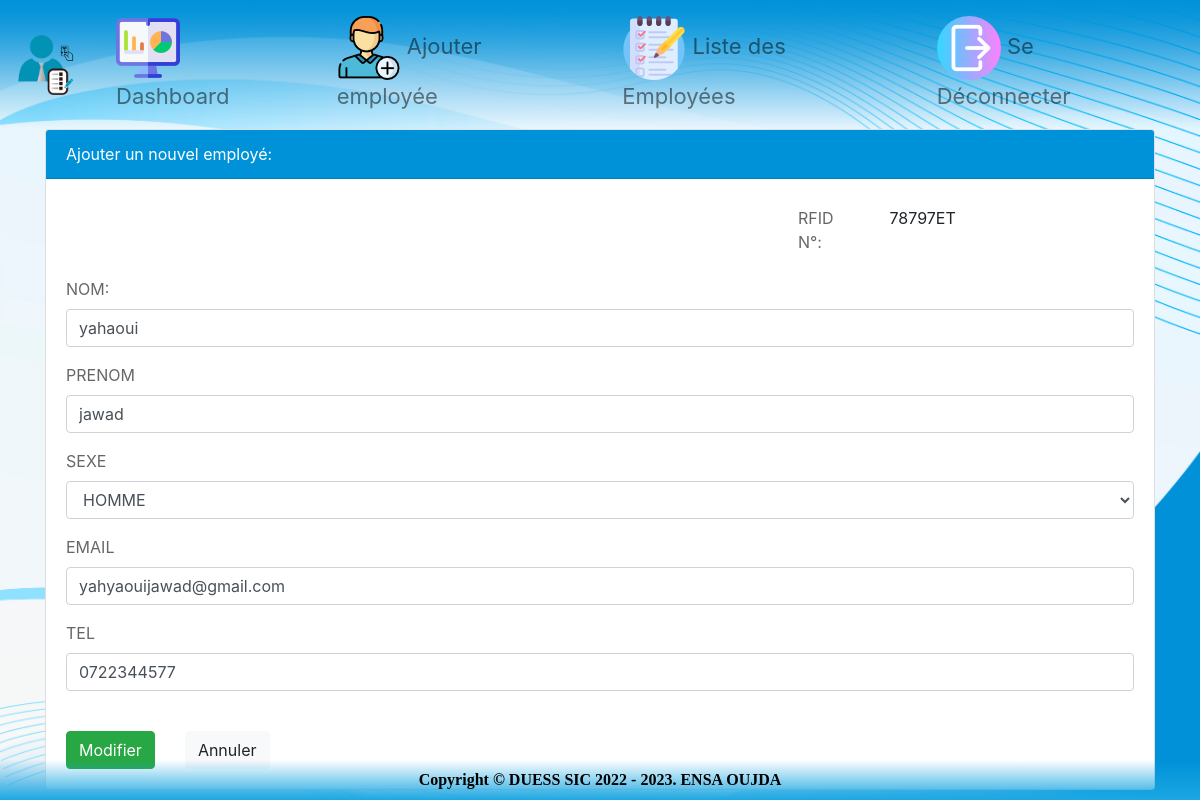
The page /update_employe/2 on the database as committed earlier.
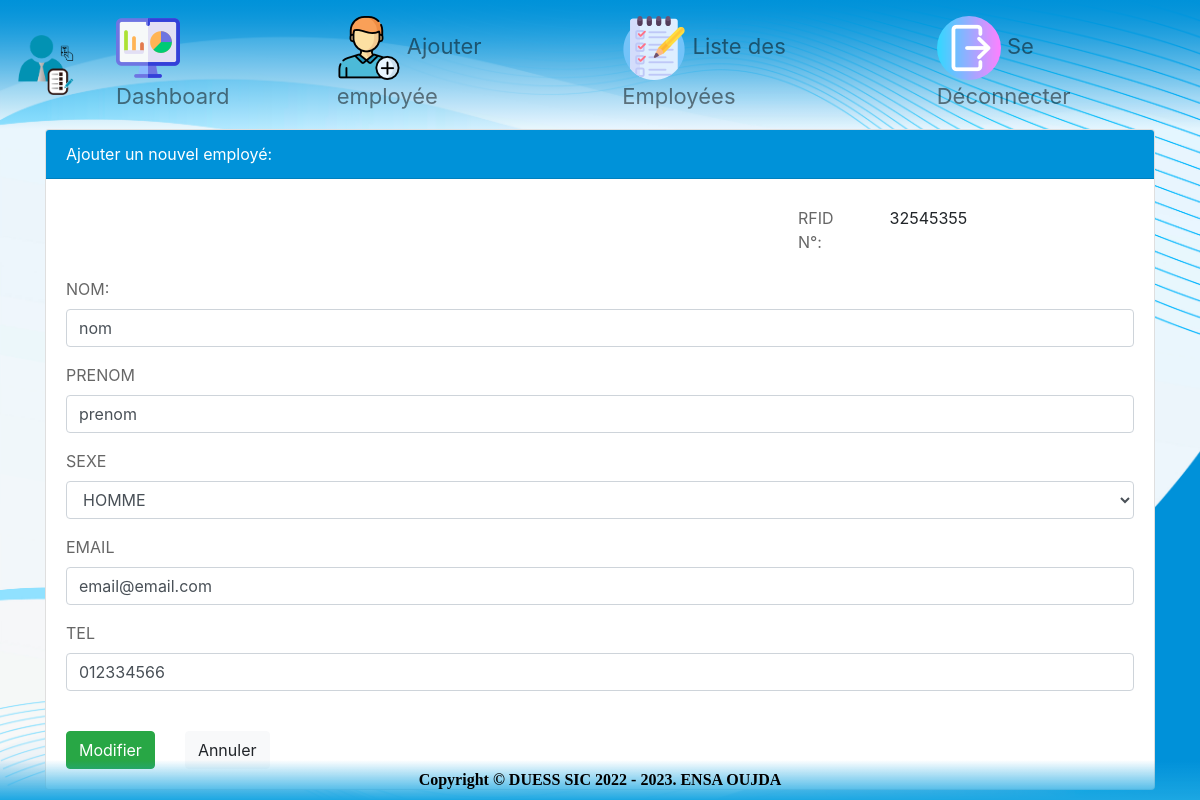
The same page on the database as committed later.
### app/models.py (models this page shows, shortened)
class Employe(models.Model):
    nom = models.CharField(max_length=50)
    prenom = models.CharField(max_length=50)
    SEXE = [
        ("HOMME", "Homme"),
        ("FEMME", "Femme"),
    ]
    sexe = models.CharField(max_length=5, choices=SEXE)
    email = models.EmailField(max_length=254)
    tel = models.CharField(max_length=20)
    date_enregistrement = models.DateTimeField(auto_now_add=True)
    num_rfid = models.CharField(max_length=20, unique=True)

### app/views.py (the view)
# urls.py: path("update_employe/<int:pk>", views.update_employe, name="update_employe"),
def update_employe(request, pk):
    if request.method == 'POST':
        employe = get_object_or_404(Employe, pk=pk)
        new_nom = request.POST.get('nom')
        new_prenom = request.POST.get('prenom')
        new_sexe = request.POST.get('sexe')
        new_email = request.POST.get('email')
        new_tel = request.POST.get('tel')
        employe.nom = new_nom
        employe.prenom = new_prenom
        employe.sexe = new_sexe
        employe.email = new_email
        employe.tel = new_tel
        employe.save()
        return render(request, 'update_employe.html', {'employe': employe})
    else:
        employe = get_object_or_404(Employe, pk=pk)
        return render(request, 'update_employe.html', {'employe': employe})

### templates/update_employe.html (shortened to what this page needs)
{% extends 'base.html' %}
{% load static %}
{% block content %}
    <div class="card">
        <div class="card-header" style="background-color: #0092d9;color: white;">
            Ajouter un nouvel employé:
        </div>
        <div class="card-body">
            <form method="POST">
                <div class="mb-3 row">
                    <div class="col-sm-8"></div>
                    <label for="inputRfid" class="col-sm-1 col-form-label">RFID N°:</label>
                    <div class="col-sm-3">
                        <input type="text" class="form-control-plaintext" value = {{ employe.num_rfid }} name="num_rfid"
                                required>
                    </div>
                </div>
                <div class="form-group">
                    <label for="nom">NOM:</label>
                    <input type="text" class="form-control" value="{{ employe.nom }}" name="nom" required>
                </div>
                <div class="form-group">
                    <label for="prenom">PRENOM</label>
                    <input type="text" class="form-control" value="{{ employe.prenom }}" name="prenom" required>
                </div>
                <div class="form-group">
                    <label for="sexe">SEXE</label>
                    <select class="form-control" value="{{ employe.sexe|title }}" name="sexe" required>
                        <option value="HOMME" {% if employe.sexe == 'HOMME' %} selected {% endif %} >HOMME</option>
                    </select>
                </div>
                <div class="form-group">
                    <label for="email">EMAIL</label>
                    <input type="email" class="form-control" value="{{ employe.email }}" name="email" required>
                </div>
                <div class="form-group">
                    <label for="tel">TEL</label>
                    <input type="text" class="form-control" value="{{ employe.tel }}" name="tel" required>
                </div>
                <div class="row pt-4">
                    <div class="col-auto">
                        <input type="submit" value="Modifier" class="btn btn-success">
                    </div>
                    <div class="col-auto">
                        <input type="reset" value="Annuler" class="btn btn-light">
                    </div>
                </div>
            </form>
        </div>
    </div>
{% endblock %}

Rows that differ between the two databases and show on the page:
changed Employe "HOMME": num_rfid "78797ET" → "32545355"; nom "yahaoui" → "nom"; prenom "jawad" → "prenom"; email "yahyaouijawad@gmail.com" → "email@email.com"; tel "0722344577" → "012334566"
